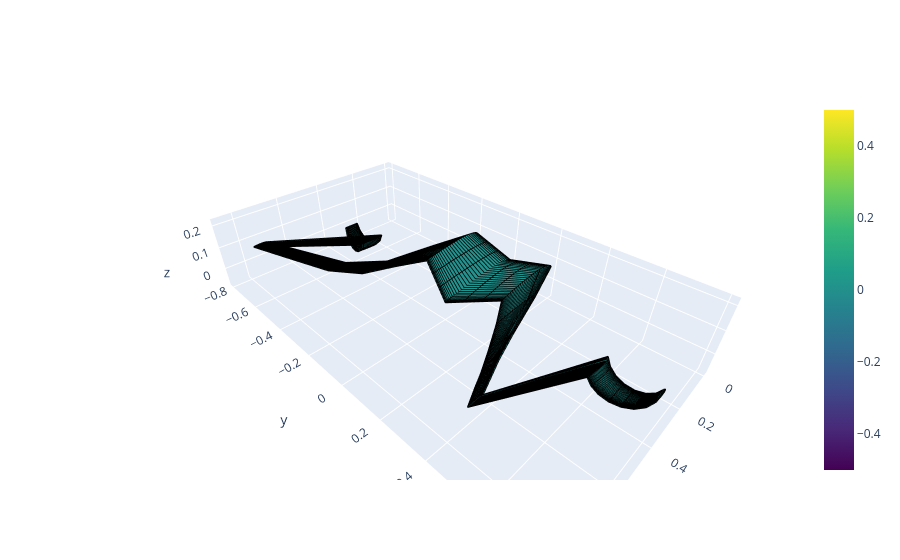

Source (notebook cell):
### Code cell
test_genes ={
        "y_root": 0.2,
        "y_break1_f": 0.3805288773226346,
        "y_break2_f": 0.7,
        "y_tip_f": 0.7842349408430419,
        "c_root": 0.3073893264577251,
        "c_brk1": 0.09,
        "c_brk2": 0.05246660476230659,
        "c_tip": 0.1294481335568871,
        "t_root": -0.48453509830340824,
        "t_brk1": -0.06675974635984128,
        "t_brk2": -1.4612251354416506,
        "t_tip": 0.010351292122839695,
        "x_root": 0.0,
        "x_brk1": 0.5027713943209041,
        "x_brk2": 0.816788946244838,
        "x_tip": 0.2376132653814648,
        "z_root": 0.06202428484463031,
        "z_brk1": 0.0427035210768541,
        "z_brk2": 0.22342327858301395,
        "z_tip": 0.002330944587367101,
        "winglet_target_angle": 71.42339435026572,
        "h_w": 0.14184489566463532,
        "R_w": 0.1,
        "c_w_end": 0.06611436356363037,
        "sweep_w": 0.0008685050315143328,
        "toe": -1.8304868087536794,
        "id_root": 1.119348748321722,
        "id_brk1": 5.143145612740146,
        "id_tip": 8.333450008429114,
        "id_w": 7.61774838443044
}

airplane, mass = build_airplane_curved(test_genes, 'linear')
#score, details = fitness_function(test_genes)
print(f"Samolot zbudowany pomyślnie! Szacowana masa: {mass:.3f} kg")
airplane.draw(backend='plotly')
alphas1 = np.linspace(-2, 15, 16)  # Zakres kątów natarcia
data, x_cg_target = GA_aerodynamics(airplane, TARGET_VELOCITY, alphas1)
score, score_details = fitness_function_weighted(data)
print(f"Score: {score:.2f}")
print(data)

### Figure 1 — Plotly figure (JSON) as saved in the notebook; plotly's stock layout.template omitted (floating-point values rounded to 4 significant figures; data arrays with more than 128 entries replaced by an {"elided": "..."} marker saying what was removed)
{"data": [{"colorbar": {"title": {"text": ""}}, "colorscale": [[0, "#440154"], [0.1111, "#482878"], [0.2222, "#3e4989"], [0.3333, "#31688e"], [0.4444, "#26828e"], [0.5556, "#1f9e89"], [0.6667, "#35b779"], [0.7778, "#6ece58"], [0.8889, "#b5de2b"], [1, "#fde725"]], "flatshading": false, "i": {"elided": "4960 int values"}, "intensity": {"elided": "9920 int values"}, "j": {"elided": "4960 int values"}, "k": {"elided": "4960 int values"}, "showscale": true, "type": "mesh3d", "x": {"elided": "9920 float values"}, "y": {"elided": "9920 float values"}, "z": {"elided": "9920 float values"}}, {"line": {"color": "rgb(0,0,0)", "width": 3}, "mode": "lines", "name": "", "showlegend": false, "type": "scatter3d", "x": {"elided": "14880 float values"}, "y": {"elided": "14880 float values"}, "z": {"elided": "14880 float values"}}, {"line": {"color": "rgba(119,0,255,200)", "width": 1}, "mode": "lines", "name": "", "showlegend": false, "type": "scatter3d", "x": [], "y": [], "z": []}], "layout": {"scene": {"aspectmode": "data"}, "title": {"text": ""}}}
